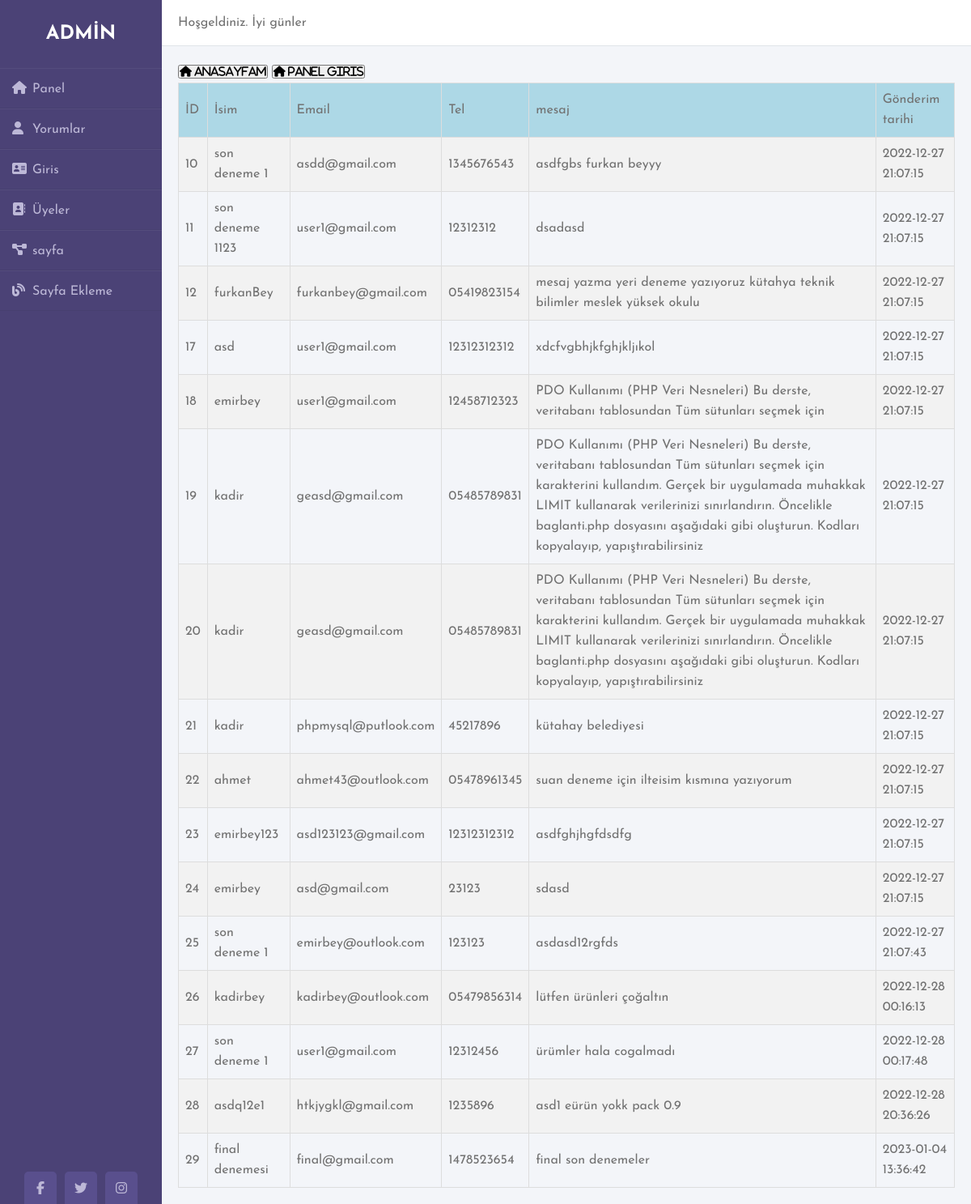
Screenshot of /admin/yorum.php with the database file from the repository.
### admin/yorum.php (the view, shortened to what this page needs)
<!doctype html>
<html>
  <head>
    <link rel="stylesheet" href="css/panel.css">
  </head>
  <body>
    <div class="wrapper">
    <div class="sidebar">
        <h2>ADMİN</h2>
        <ul>
            <li><a href="panel.php"><i class="fas fa-home"></i>Panel</a></li>
            <li><a href="yorum.php"><i class="fas fa-user"></i>Yorumlar</a></li>
            <li><a href="sidebar.php"><i class="fas fa-address-card"></i>Giris</a></li>
            <li><a href="uye.php"><i class="fas fa-address-book"></i>Üyeler</a></li>
            <li><a href="sayfa.php"><i class="fas fa-project-diagram"></i>sayfa</a></li>
            <li><a href="sayfaekle.php"><i class="fas fa-blog"></i>Sayfa Ekleme</a></li>
        </ul>
        <div class="social_media">
          <a href="#"><i class="fab fa-facebook-f"></i></a>
          <a href="#"><i class="fab fa-twitter"></i></a>
          <a href="#"><i class="fab fa-instagram"></i></a>
      </div>
    </div>
      <div class="main_content">
      <div class="header">Hoşgeldiniz. İyi günler</div>
        <div class="info">
        <button class="fas fa-home" onclick="location.href='../index.php'"> anasayfam</button>
            <button class="fas fa-home" onclick="location.href='sidebar.php'"> panel Giris</button>
          <table id="customers">
            <tr>
              <td>İD</td>
              <td>İsim</td>
              <td>Email</td>
              <td>Tel</td>
              <td>mesaj</td>
              <td>Gönderim tarihi</td>
            </tr>
            <?php
        include "../db.php";
        $sec = $conn->prepare("SELECT * FROM iletisiö");
        $sec->execute();
        for ($i = 0; $cek = $sec->fetch(); $i++) {
          echo "
                  <tr>
                        <td>" . $cek['id'] . "</td>
                        <td>" . $cek['isim'] . "</td>
                        <td>" . $cek['email'] . "</td>
                        <td>" . $cek['tel'] . "</td>
                        <td>" . $cek['mesaj'] . "</td>
                        <td>" . $cek['tarih'] . "</td>
                    </tr>
                    ";
        }
 ?>
          </table>
        </div>
      </div>
    </div>
  </body>
</html>

### admin/css/panel.css (style rules this page uses)
* { margin: 0; padding: 0; box-sizing: border-box; list-style: none; text-decoration: none; font-family: 'Josefin Sans', sans-serif; }
body { background-color: #f3f5f9; }
.wrapper { display: flex ; position:relative; }
.wrapper .sidebar { width: 200px; height: 100%; background: #4b4276; padding: 30px 0px; position: fixed; }
.wrapper .sidebar h2 { color: #fff; text-transform: uppercase; text-align: center; margin-bottom: 30px; }
.wrapper .sidebar ul li { padding: 15px; border-bottom: 1px solid #bdb8d7; border-bottom: 1px solid rgba(0,0,0,0.05); border-top: 1px solid rgba(255,255,255,0.05); }
.wrapper .sidebar ul li a { color: #bdb8d7; display: block; }
.wrapper .sidebar ul li a .fas { width: 25px; }
.wrapper .sidebar .social_media { position: absolute; bottom: 0; left: 50%; transform: translateX(-50%); display: flex; }
.wrapper .sidebar .social_media a { display: block; width: 40px; background: #594f8d; height: 40px; line-height: 45px; text-align: center; margin: 0 5px; color: #bdb8d7; border-top-left-radius: 5px; border-top-right-radius: 5px; }
.wrapper .main_content { width: 100%; margin-left: 200px; }
.wrapper .main_content .header { padding: 20px; background: #fff; color: #717171; border-bottom: 1px solid #e0e4e8; }
.wrapper .main_content .info { margin: 20px; color: #717171; line-height: 25px; }

### admin/yorum.php (style rules this page uses)
#customers { font-family: Arial, Helvetica, sans-serif; border-collapse: collapse; width: 100%; }
#customers td, #customers th { border: 1px solid #ddd; padding: 8px; }
#customers tr:nth-child(even) { background-color: #F2F2F2; }
tr:nth-child(1) { background-color: lightblue; transition: 0.9s; }

### rows the page displays
iletisiö: id "10", isim "son deneme 1", email "asdd@gmail.com", tel "1345676543", mesaj "asdfgbs furkan beyyy", tarih "2022-12-27 21:07:15"
iletisiö: id "11", isim "son deneme 1123", email "user1@gmail.com", tel "12312312", mesaj "dsadasd", tarih "2022-12-27 21:07:15"
iletisiö: id "12", isim "furkanBey", email "furkanbey@gmail.com", tel "05419823154", mesaj "mesaj yazma yeri deneme yazıyoruz kütahya teknik bilimler meslek yüksek okulu", tarih "2022-12-27 21:07:15"
iletisiö: id "17", isim "asd", email "user1@gmail.com", tel "12312312312", mesaj "xdcfvgbhjkfghjkljıkol", tarih "2022-12-27 21:07:15"
iletisiö: id "18", isim "emirbey", email "user1@gmail.com", tel "12458712323", mesaj "PDO Kullanımı (PHP Veri Nesneleri) Bu derste, veritabanı tablosundan Tüm sütunları seçmek için", tarih "2022-12-27 21:07:15"
iletisiö: id "19", isim "kadir", email "geasd@gmail.com", tel "05485789831", mesaj "PDO Kullanımı (PHP Veri Nesneleri) Bu derste, veritabanı tablosundan Tüm sütunları seçmek için karakterini kullandım. Gerçek bir uygulamada muhakkak LIMIT kullanarak verilerinizi sınırlandırın. Öncelikle baglanti.php dosyasını aşağıdaki gibi oluşturun. Kodları kopyalayıp, yapıştırabilirsiniz", tarih "2022-12-27 21:07:15"
iletisiö: id "20", isim "kadir", email "geasd@gmail.com", tel "05485789831", mesaj "PDO Kullanımı (PHP Veri Nesneleri) Bu derste, veritabanı tablosundan Tüm sütunları seçmek için karakterini kullandım. Gerçek bir uygulamada muhakkak LIMIT kullanarak verilerinizi sınırlandırın. Öncelikle baglanti.php dosyasını aşağıdaki gibi oluşturun. Kodları kopyalayıp, yapıştırabilirsiniz", tarih "2022-12-27 21:07:15"
iletisiö: id "21", isim "kadir", email "phpmysql@putlook.com", tel "45217896", mesaj "kütahay belediyesi", tarih "2022-12-27 21:07:15"
iletisiö: id "22", isim "ahmet", email "ahmet43@outlook.com", tel "05478961345", mesaj "suan deneme için ilteisim kısmına yazıyorum", tarih "2022-12-27 21:07:15"
iletisiö: id "23", isim "emirbey123", email "asd123123@gmail.com", tel "12312312312", mesaj "asdfghjhgfdsdfg", tarih "2022-12-27 21:07:15"
iletisiö: id "24", isim "emirbey", email "asd@gmail.com", tel "23123", mesaj "sdasd", tarih "2022-12-27 21:07:15"
iletisiö: id "25", isim "son deneme 1", email "emirbey@outlook.com", tel "123123", mesaj "asdasd12rgfds", tarih "2022-12-27 21:07:43"
iletisiö: id "26", isim "kadirbey", email "kadirbey@outlook.com", tel "05479856314", mesaj "lütfen ürünleri çoğaltın", tarih "2022-12-28 00:16:13"
iletisiö: id "27", isim "son deneme 1", email "user1@gmail.com", tel "12312456", mesaj "ürümler hala cogalmadı", tarih "2022-12-28 00:17:48"
iletisiö: id "28", isim "asdq12e1", email "htkjygkl@gmail.com", tel "1235896", mesaj "asd1 eürün yokk pack 0.9", tarih "2022-12-28 20:36:26"
iletisiö: id "29", isim "final denemesi", email "final@gmail.com", tel "1478523654", mesaj "final son denemeler", tarih "2023-01-04 13:36:42"
